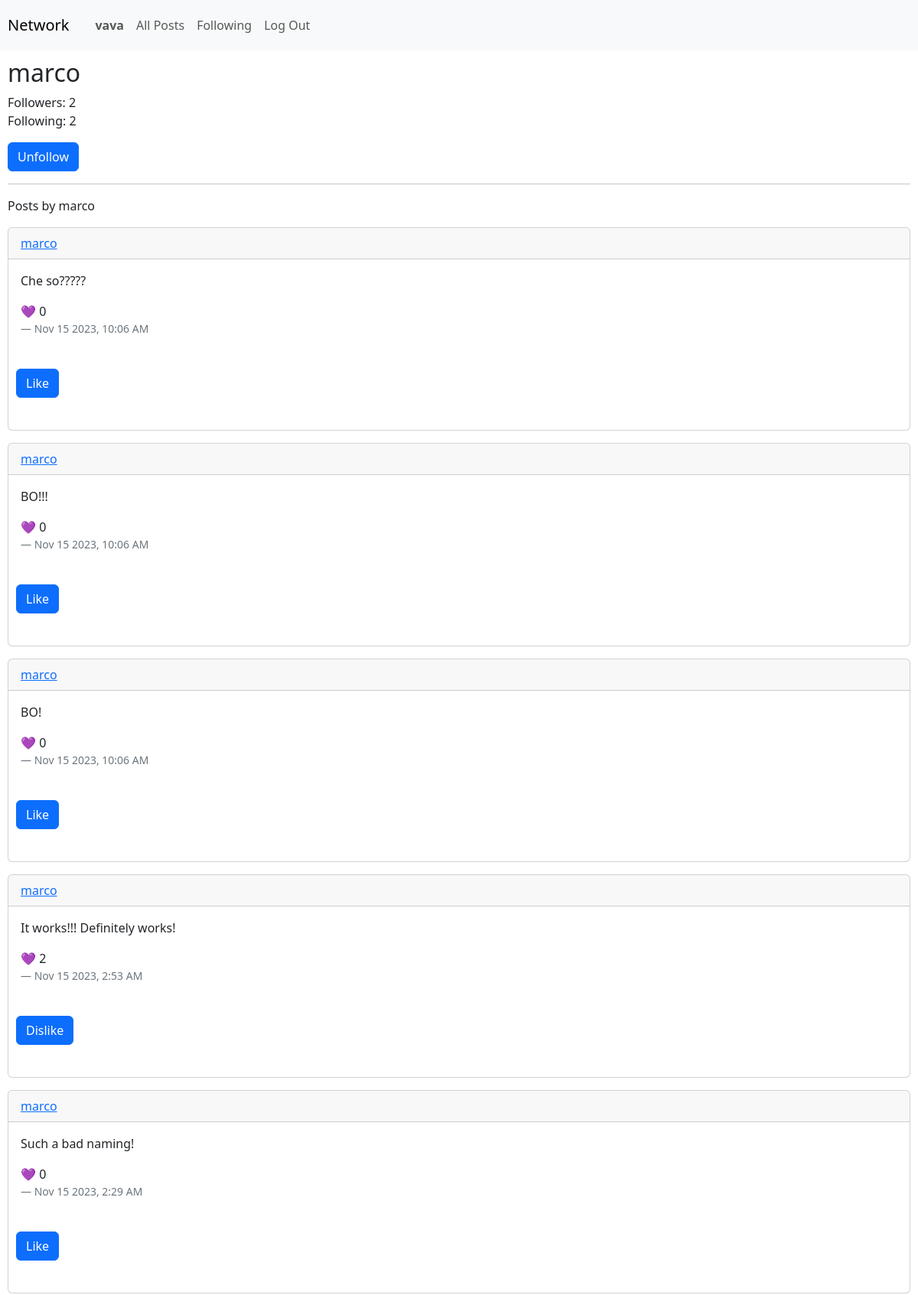
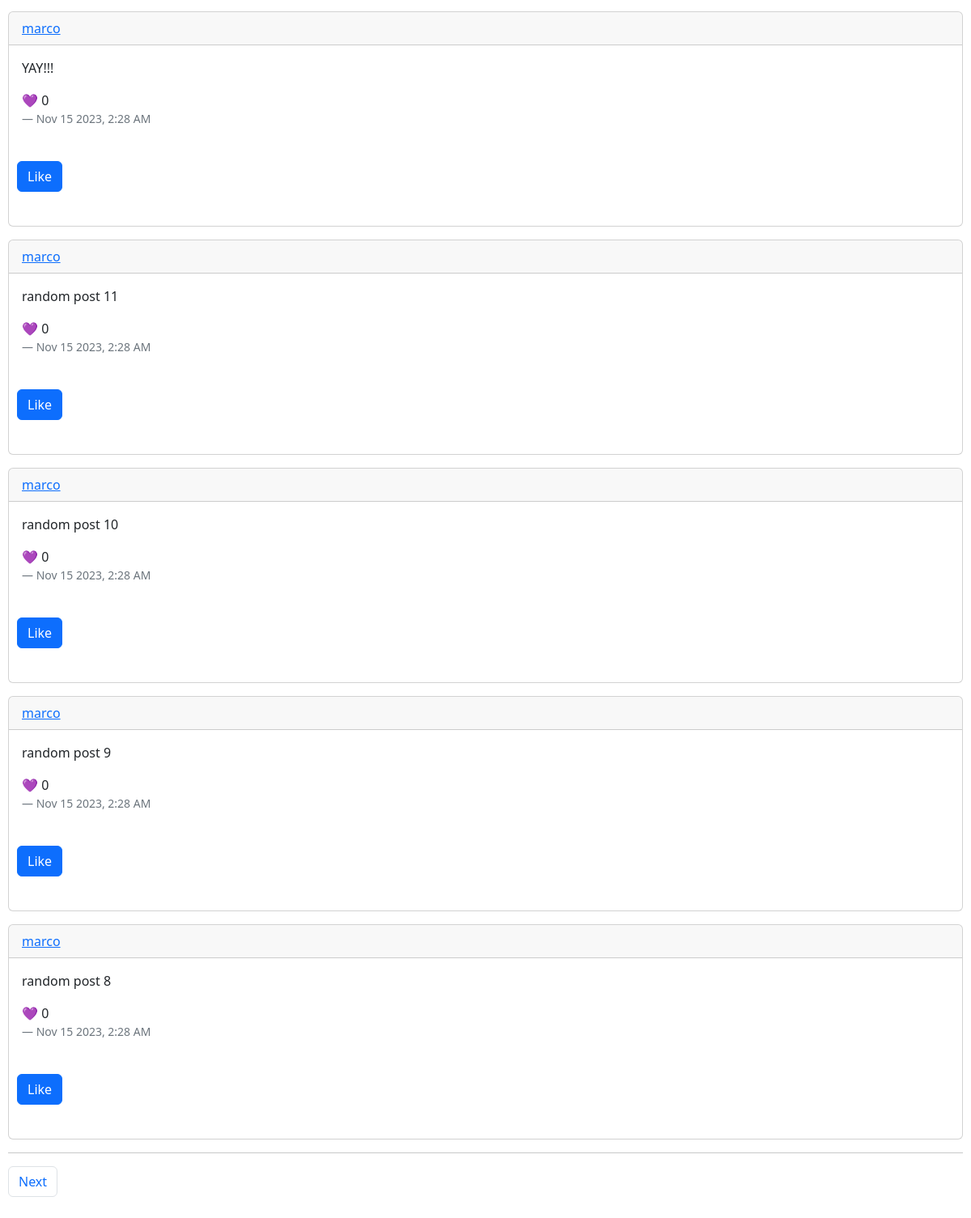
Screenshot of /1 (signed in) with the database file from the repository (2 pictures, top to bottom).
### network/models.py (models this page shows, shortened)
class User(AbstractUser):
    pass

class Post(models.Model):
    user = models.ForeignKey(User, on_delete=models.CASCADE, related_name='posts')
    timestamp = models.CharField(max_length=64)
    content = models.CharField(max_length=140)
    likes = models.IntegerField(default=0)

### network/views.py (the view, shortened to what this page needs)
# urls.py: path("<int:user>", views.user_page, name="user_page"),
def user_page(request, user):
    if request.method == "GET":
        return render(request, "network/user_page.html", profile_render(request, user))

### network/templates/network/user_page.html (shortened to what this page needs)
{% extends "network/layout.html" %}
{% block body %}
    <h2 id="header">{{ u }}</h2>
    <div>
        Followers: {{ followers }}
    </div>
    <div class="mb-3">
        Following: {{ following_usr }}
    </div>
    {% if user.is_authenticated %}
        <form action="{% url 'user_page' user=u.id %}" method="post">
            {% if u.id != visitor.id %}
                {% if following %}
                    <button type="submit" class="btn btn-primary" name="action" value="unfollow">Unfollow</button>
                {% else %}
                    <button type="submit" class="btn btn-primary" name="action" value="follow">Follow</button>
                {% endif %}
            {% endif %}
        </form>
    {% endif %}
    <hr>
    <p>Posts by {{ u }}</p>
    {% for post in posts %}
        <div class="card mb-3">
            <div class="card-header">
                <a href="#">{{ post.user }}</a>
            </div>
            <div class="card-body">
                <p class="card-text">{{ post.content }}</p>
                <p class="card-text">&#128156 {{ post.likes }}</p>
                <footer class="blockquote-footer">{{ post.timestamp}}</footer>
            </div>
            <div class="mb-3 padding">
                {% if post.id in likes %}
                    <button class="btn btn-primary mb-3" id="likeBtn{{ post.id }}" onclick="dislike({{ post.id }})">Dislike</button>
                {% else %}
                    <button class="btn btn-primary mb-3" id="likeBtn{{ post.id }}" onclick="like({{ post.id }})">Like</button>
                {% endif %}
            </div>
        </div>
    {% endfor %}
    <hr>
    <div>
        <nav aria-label="Page navigation example">
            <ul class="pagination">
                {% if posts.has_next %}
                    <li class="page-item"><a class="page-link" href="?page={{ posts.next_page_number }}">Next</a></li>
                {% endif %}
            </ul>
        </nav>
    </div>
{% endblock %}

### network/templates/network/layout.html (shortened to what this page needs)
{% load static %}
<!DOCTYPE html>
<html lang="en">
    <head>
        <link href="https://cdn.jsdelivr.net/npm/bootstrap@5.3.2/dist/css/bootstrap.min.css" rel="stylesheet">
        <link href="{% static 'network/styles.css' %}" rel="stylesheet">
    </head>
    <body>
        <nav class="navbar navbar-expand-lg navbar-light bg-light">
            <a class="navbar-brand padding" href="#">Network</a>
            <div>
              <ul class="navbar-nav mr-auto">
                {% if user.is_authenticated %}
                    <li class="nav-item">
                        <a class="nav-link" href="{% url 'user_page' user=user.id %}"><strong>{{ user.username }}</strong></a>
                    </li>
                {% endif %}
                <li class="nav-item">
                  <a class="nav-link" href="{% url 'index' %}">All Posts</a>
                </li>
                {% if user.is_authenticated %}
                    <li class="nav-item">
                        <a class="nav-link" href="{% url 'following' %}">Following</a>
                    </li>
                    <li class="nav-item">
                        <a class="nav-link" href="{% url 'logout' %}">Log Out</a>
                    </li>
                {% endif %}
              </ul>
            </div>
          </nav>
        <div class="body padding">
            {% block body %}
            {% endblock %}
        </div>
    </body>
</html>

### network/static/network/styles.css (style rules this page uses)
.padding { padding: 10px; }

### rows the page displays
User: username "vava"
User: username "marco"
Post: user "marco", content "Che so?????", likes "0", timestamp "Nov 15 2023, 10:06 AM"
Post: user "marco", content "BO!!!", likes "0", timestamp "Nov 15 2023, 10:06 AM"
Post: user "marco", content "BO!", likes "0", timestamp "Nov 15 2023, 10:06 AM"
Post: user "marco", content "It works!!! Definitely works!", likes "2", timestamp "Nov 15 2023, 2:53 AM"
Post: user "marco", content "Such a bad naming!", likes "0", timestamp "Nov 15 2023, 2:29 AM"
Post: user "marco", content "YAY!!!", likes "0", timestamp "Nov 15 2023, 2:28 AM"
Post: user "marco", content "random post 11", likes "0", timestamp "Nov 15 2023, 2:28 AM"
Post: user "marco", content "random post 10", likes "0", timestamp "Nov 15 2023, 2:28 AM"
Post: user "marco", content "random post 9", likes "0", timestamp "Nov 15 2023, 2:28 AM"
Post: user "marco", content "random post 8", likes "0", timestamp "Nov 15 2023, 2:28 AM"

### other values shown
{{ followers }} "2"
{{ following_usr }} "2"
